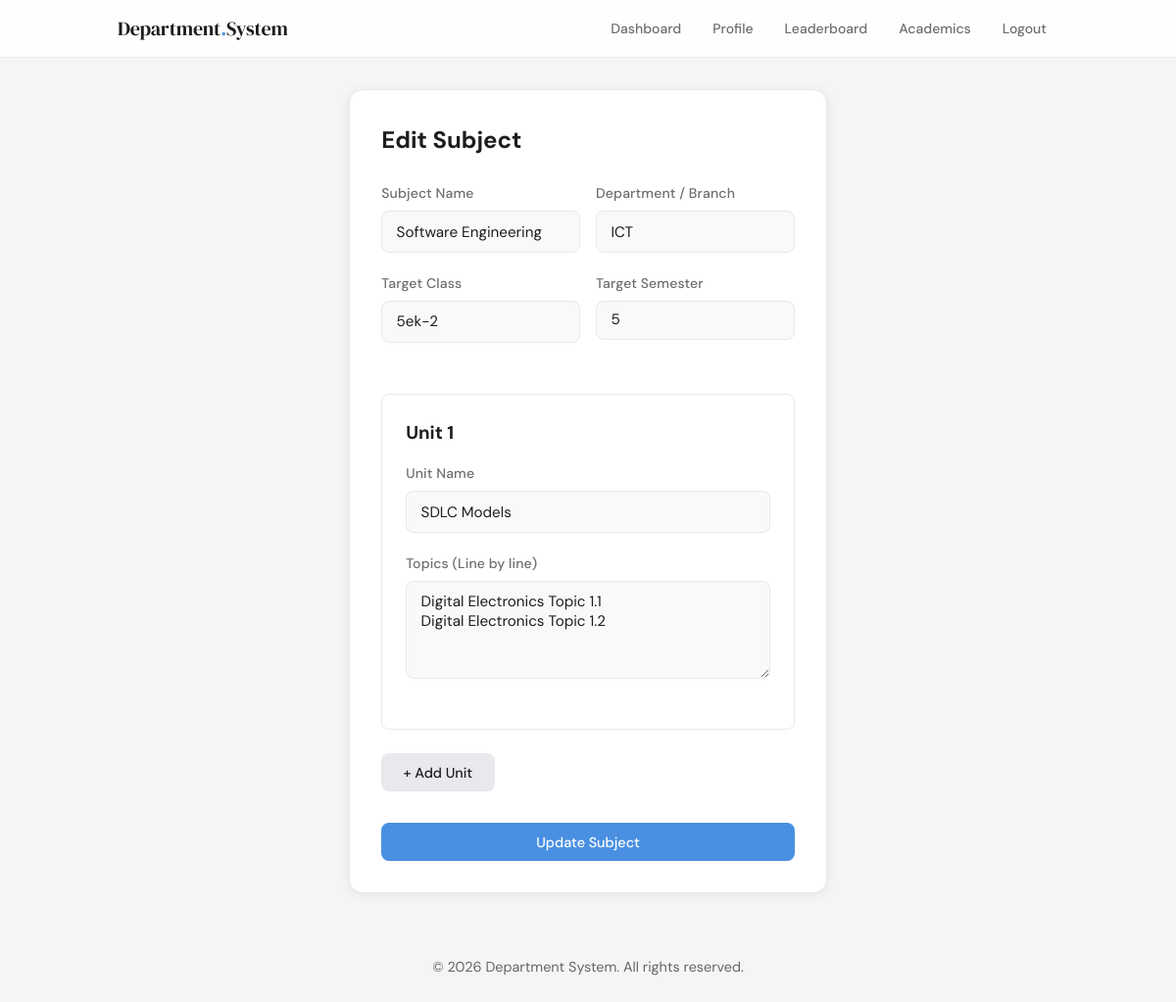
The page /public/academics/create_subject.php?id=18 (signed in) on the database its author committed.
### tables this page shows
CREATE TABLE IF NOT EXISTS faculty_subjects (
    id INT AUTO_INCREMENT PRIMARY KEY,
    faculty_id INT NOT NULL,
    subject_name VARCHAR(100) NOT NULL,
    branch VARCHAR(100),
    class_name VARCHAR(50),
    semester INT,
    is_elective TINYINT DEFAULT 0,
    FOREIGN KEY (faculty_id) REFERENCES users(id) ON DELETE CASCADE
);

CREATE TABLE IF NOT EXISTS faculty_units (
    id INT AUTO_INCREMENT PRIMARY KEY,
    subject_id INT NOT NULL,
    unit_no INT NOT NULL,
    unit_name VARCHAR(255) NOT NULL,
    FOREIGN KEY (subject_id) REFERENCES faculty_subjects(id) ON DELETE CASCADE
);

### public/academics/create_subject.php (the view, shortened to what this page needs)
<?php
require_once __DIR__ . '/../../app/config/db.php';
$faculty_id = (int) $_SESSION['user_id'];
$pStmt = $conn->prepare("SELECT branch FROM profiles WHERE user_id = ?");
$pStmt->bind_param("i", $faculty_id);
$pStmt->execute();
$profile = $pStmt->get_result()->fetch_assoc();
$branch = $profile['branch'] ?? '';
$subject_id = (int) ($_GET['id'] ?? 0);
$subject_data = null;
$units_data = [];
if ($subject_id) {
    $sStmt = $conn->prepare("SELECT * FROM faculty_subjects WHERE id = ? AND faculty_id = ?");
    $sStmt->bind_param("ii", $subject_id, $faculty_id);
    $sStmt->execute();
    $subject_data = $sStmt->get_result()->fetch_assoc();
    if ($subject_data) {
        $uStmt = $conn->prepare("SELECT * FROM faculty_units WHERE subject_id = ? ORDER BY unit_no ASC");
        $uStmt->bind_param("i", $subject_id);
        $uStmt->execute();
        $uRes = $uStmt->get_result();
        while ($uRow = $uRes->fetch_assoc()) {
            $tStmt = $conn->prepare("SELECT topic_name FROM faculty_topics WHERE unit_id = ?");
            $tStmt->bind_param("i", $uRow['id']);
            $tStmt->execute();
            $tRes = $tStmt->get_result();
            $topics = [];
            while ($tRow = $tRes->fetch_assoc()) {
                $topics[] = $tRow['topic_name'];
            }
            $uRow['topics'] = implode("\n", $topics);
            $units_data[] = $uRow;
        }
    } else {
        $subject_id = 0;
    }
}
require_once __DIR__ . '/../../app/includes/header.php';
?>
<div class="wrapper" style="padding: 2rem;">
    <div class="card" style="max-width: 800px; margin: 0 auto;">
        <h2 style="margin-bottom: 1.5rem;"><?= $subject_id ? "Edit" : "Create" ?> Subject</h2>
        <form action="../../app/actions/academics/save_subject.php" method="POST" id="subjectForm">
            <div class="grid-2">
                <div class="form-group">
                    <label>Subject Name</label>
                    <input type="text" name="subject_name" value="<?= htmlspecialchars($subject_data['subject_name'] ?? '') ?>" placeholder="e.g. Web Development" required>
                </div>
                <div class="form-group">
                    <label>Department / Branch</label>
                    <input type="text" name="branch" value="<?= htmlspecialchars($subject_data['branch'] ?? $branch) ?>" placeholder="e.g. IT" required>
                </div>
            </div>
            <div class="grid-2">
                <div class="form-group">
                    <label>Target Class</label>
                    <input type="text" name="class_name" value="<?= htmlspecialchars($subject_data['class_name'] ?? '') ?>" placeholder="e.g. 4EK1" required>
                </div>
                <div class="form-group">
                    <label>Target Semester</label>
                    <select name="semester" required>
                        <?php
                        for($i=1; $i<=8; $i++) {
                            $val = $i;
                            $sel = ($subject_data && $subject_data['semester'] == $val) ? 'selected' : '';
                            echo "<option value='{$val}' {$sel}>{$i}</option>";
                        }
                        ?>
                    </select>
                </div>
            </div>
            <div id="unitsContainer">
                <?php if ($subject_id && !empty($units_data)): ?>
                    <?php foreach ($units_data as $index => $unit): ?>
                        <div class="unit-box" style="margin-top: 2rem; padding: 1.5rem; border: 1px solid var(--border); border-radius: 8px; position: relative;">
                            <h3 style="margin-bottom: 1rem;">Unit <?= $index + 1 ?></h3>
                            <div class="form-group">
                                <label>Unit Name</label>
                                <input type="text" name="unit_names[]" value="<?= htmlspecialchars($unit['unit_name']) ?>" placeholder="Unit <?= $index + 1 ?> Name" required>
                            </div>
                            <div class="form-group">
                                <label>Topics (Line by line)</label>
                                <textarea name="unit_topics[]" placeholder="Enter topics line by line" style="height: 100px;" required><?= htmlspecialchars($unit['topics']) ?></textarea>
                            </div>
                        </div>
                    <?php endforeach; ?>
                <?php endif; ?>
            </div>
            <div style="margin-top: 1.5rem; display: flex; gap: 10px;">
                <button type="button" class="btn btn-secondary" onclick="addUnit()">+ Add Unit</button>
            </div>
            <button type="submit" class="btn btn-primary btn-full" style="margin-top: 2rem;">
                <?= $subject_id ? "Update" : "Confirm Create" ?> Subject
            </button>
        </form>
    </div>
</div>
<?php require_once __DIR__ . '/../../app/includes/footer.php'; ?>

### public/assets/css/style.css (style rules this page uses)
:root { --bg: #f5f5f7; --surface: #ffffff; --surface-2: #f9f9fb; --border: #e8e8ed; --accent: #4a90e2; --accent-hover: #2f78d3; --accent-light: #eef5fd; --text: #1d1d1f; --text-2: #6e6e73; --text-3: #aeaeb2; --success: #34c759; --warning: #ff9f0a; --error: #ff3b30; --pending-bg: #fff8ec; --pending-text: #b06000; --accepted-bg: #eef5fd; --accepted-text: #1a5fa8; --completed-bg: #edfbf3; --completed-text: #1a7a40; --radius: 14px; --radius-sm: 8px; --shadow: 0 2px 12px rgba(0,0,0,0.07); --shadow-lg: 0 8px 32px rgba(0,0,0,0.10); }
*, *::before, *::after { box-sizing: border-box; margin: 0; padding: 0; }
html { font-size: 16px; }
body { font-family: 'DM Sans', sans-serif; background: var(--bg); color: var(--text); min-height: 100vh; line-height: 1.6; }
.wrapper, .page-wrap { max-width: 960px; margin: 0 auto; padding: 2.5rem 2rem; }
.card { background: var(--surface); border-radius: var(--radius); box-shadow: var(--shadow); border: 1px solid var(--border); padding: 2rem; margin-bottom: 1rem; }
.form-group { margin-bottom: 1.25rem; }
label { display: block; font-size: 0.875rem; font-weight: 500; color: var(--text-2); margin-bottom: 0.4rem; letter-spacing: 0.01em; }
input[type="text"], input[type="email"], input[type="password"], input[type="number"], textarea, select { width: 100%; padding: 0.65rem 0.9rem; background: var(--surface-2); border: 1.5px solid var(--border); border-radius: var(--radius-sm); font-family: 'DM Sans', sans-serif; font-size: 0.95rem; color: var(--text); transition: border-color 0.15s, box-shadow 0.15s; outline: none; appearance: none; }
textarea { resize: vertical; min-height: 90px; }
.btn { display: inline-flex; align-items: center; justify-content: center; gap: 0.4rem; padding: 0.65rem 1.4rem; border-radius: var(--radius-sm); font-family: 'DM Sans', sans-serif; font-size: 0.9rem; font-weight: 500; cursor: pointer; border: none; transition: all 0.15s; text-decoration: none; }
.btn-primary { background: var(--accent); color: #fff; }
.btn-secondary { background: var(--border); color: var(--text); }
.btn-full { width: 100%; }
.grid-2 { display: grid; grid-template-columns: 1fr 1fr; gap: 1rem; }

### rows shown on the page
faculty_subjects: subject_name "Software Engineering", branch "ICT", class_name "5ek-2"
faculty_units: unit_name "SDLC Models", topics "Digital Electronics Topic 1.1 Digital Electronics Topic 1.2"

### other values the page prints
form field semester "5"
